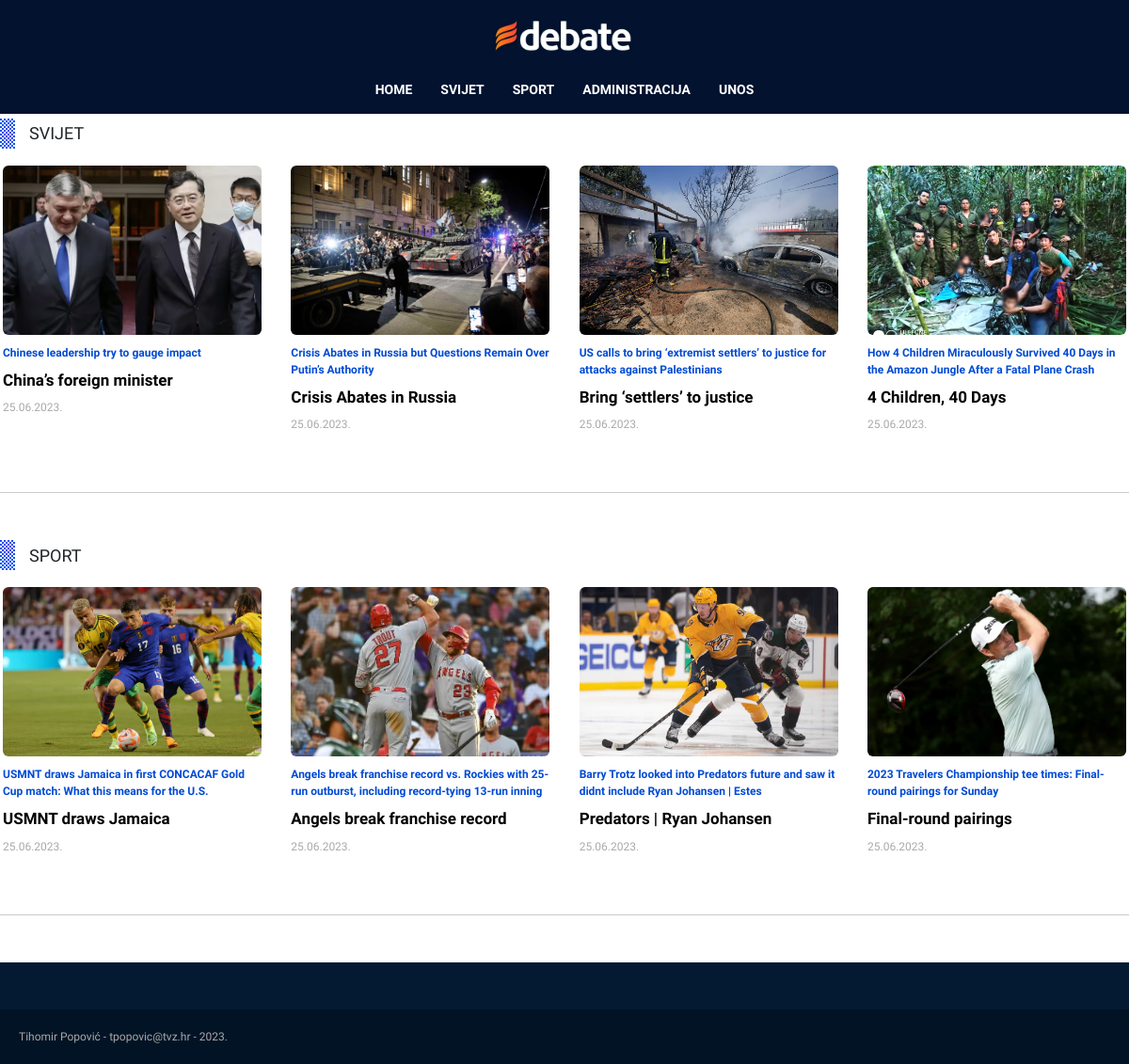
/php/index.php, run on the app's committed database.
### tables this page shows
CREATE TABLE `vijesti` (
  `id` int(11) NOT NULL,
  `datum` varchar(32) NOT NULL,
  `naslov` varchar(64) NOT NULL,
  `sazetak` text NOT NULL,
  `tekst` text NOT NULL,
  `slika` varchar(255) NOT NULL,
  `kategorija` varchar(64) NOT NULL,
  `prikazi` tinyint(1) NOT NULL
);

### php/index.php (the view, shortened to what this page needs)
<!DOCTYPE html>
<html lang="en">
<head>
    <link rel="stylesheet" href="../css/bootstrap.min.css">
    <link rel="stylesheet" href="../css/style.css">
</head>
<body>
    <?php
    include 'connect.php';
    ?>
    <section>
        <h2>
            <img src="../assets/bullet.webp" alt="">
            <span>SVIJET</span>
        </h2>
        <div class="articleWrapper">
            <?php
            $query = "SELECT * FROM vijesti WHERE prikazi = 1 AND kategorija = 'SVIJET' LIMIT 4";
            $result = mysqli_query($dbc, $query);
            while ($row = mysqli_fetch_array($result)) {
                echo "
                <article>
                    <img src='" . IMGPATH . $row['slika'] . "' alt='" . $row['slika'] . "'>
                    <p class='about'>" . $row['sazetak'] . "</p>
                    <h3>
                        <a href='clanak.php?id=" . $row['id'] . "'>" . $row['naslov'] . "</a>
                    </h3>
                    <p class='author'>" . $row['datum'] . "</p>
                </article>
                ";
            }
            ?>
        </div>
    </section>
    <hr>
    <section>
        <h2>
            <img src="../assets/bullet.webp" alt="">
            <span>SPORT</span>
        </h2>
        <div class="articleWrapper">
            <?php
            $query = "SELECT * FROM vijesti WHERE prikazi = 1 AND kategorija = 'SPORT' LIMIT 4";
            $result = mysqli_query($dbc, $query);
            while ($row = mysqli_fetch_array($result)) {
                echo "
                <article>
                    <img src='" . IMGPATH . $row['slika'] . "' alt='" . $row['slika'] . "'>
                    <p class='about'>" . $row['sazetak'] . "</p>
                    <h3>
                        <a href='clanak.php?id=" . $row['id'] . "'>" . $row['naslov'] . "</a>
                    </h3>
                    <p class='author'>" . $row['datum'] . "</p>
                </article>
                ";
            }
            ?>
        </div>
    </section>
    <hr>
    <footer>
        Tihomir Popović - tpopovic@tvz.hr - 2023.
    </footer>
</body>
</html>

### css/style.css (style rules this page uses)
* { margin: 0; padding: 0; font-family: 'Pathway Extreme', sans-serif; }
header { background-color: #02122F; }
header img { display: block; margin: 0 auto; height: 80px; }
nav { display: flex; justify-content: center; }
nav a { padding: 5px 15px; margin-bottom: 10px; color: white; text-decoration: none; font-weight: bold; font-size: 14px; }
section { max-width: 1200px; margin: 0 auto; }
section h2 { display: flex; align-items: center; margin: 5px 0 15px 0; }
section h2 span { margin-left: 15px; font-size: 18px; }
hr { max-width: 1200px; margin: 50px auto; border: none; border-top: 1px solid #323232; }
.articleWrapper { display: flex; flex-wrap: wrap; justify-content: space-between; }
.articleWrapper article { width: 275px; margin: 3px; }
.articleWrapper article img { width: 100%; height: 180px; object-fit: cover; border-radius: 6px; }
.articleWrapper article .about { color: #004AD5; font-weight: bold; font-size: 12px; margin: 10px 0; }
.articleWrapper article h3 { font-size: 17px; }
.articleWrapper article h3 a { text-decoration: none; color: black; font-weight: bold; font-size: 17px; }
.articleWrapper article .author { color: #A9A9A9; font-size: 12px; margin: 10px 0; }
footer { font-size: 12px; color: #A9A9A9; padding: 20px ; background-color: #021325; border-top: 50px solid #031A32; }

### data on the page
vijesti: slika (picture), sazetak "Chinese leadership try to gauge impact", naslov "China’s foreign minister", datum "25.06.2023."
vijesti: slika (picture), sazetak "Crisis Abates in Russia but Questions Remain Over Putin’s Authority", naslov "Crisis Abates in Russia", datum "25.06.2023."
vijesti: slika (picture), sazetak "US calls to bring ‘extremist settlers’ to justice for attacks against Palestinians", naslov "Bring ‘settlers’ to justice", datum "25.06.2023."
vijesti: slika (picture), sazetak "How 4 Children Miraculously Survived 40 Days in the Amazon Jungle After a Fatal Plane Crash", naslov "4 Children, 40 Days", datum "25.06.2023."
vijesti: slika (picture), sazetak "USMNT draws Jamaica in first CONCACAF Gold Cup match: What this means for the U.S.", naslov "USMNT draws Jamaica", datum "25.06.2023."
vijesti: slika (picture), sazetak "Angels break franchise record vs. Rockies with 25-run outburst, including record-tying 13-run inning", naslov "Angels break franchise record", datum "25.06.2023."
vijesti: slika (picture), sazetak "Barry Trotz looked into Predators future and saw it didnt include Ryan Johansen | Estes", naslov "Predators | Ryan Johansen", datum "25.06.2023."
vijesti: slika (picture), sazetak "2023 Travelers Championship tee times: Final-round pairings for Sunday", naslov "Final-round pairings", datum "25.06.2023."
